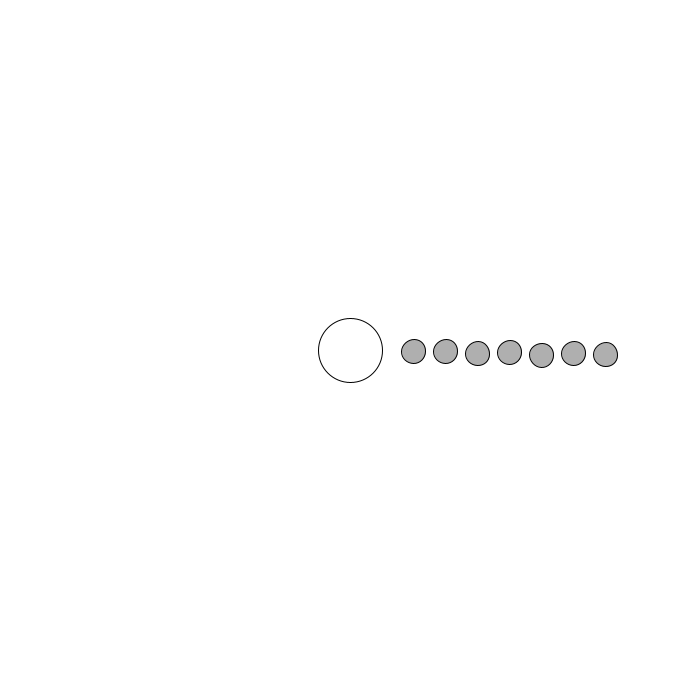
Frame 1 (no input)
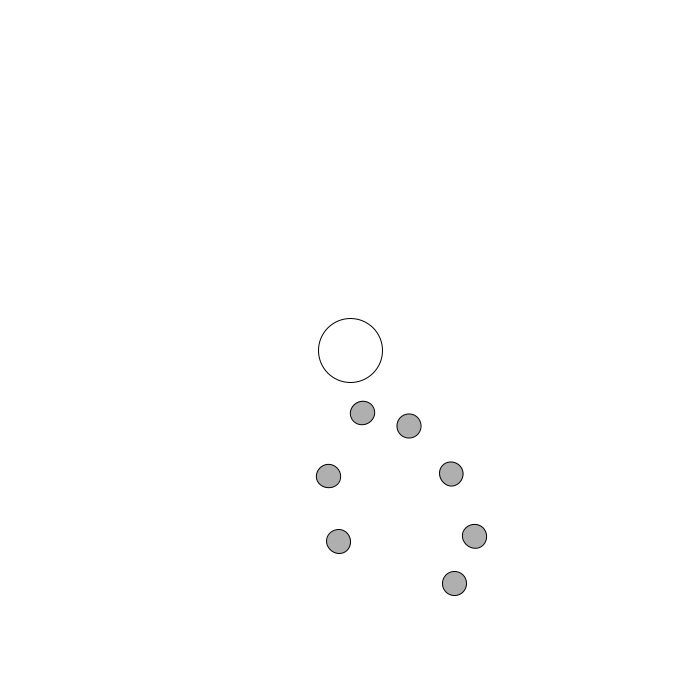
Frame 60 (the mouse pressed at the canvas centre just before this capture)
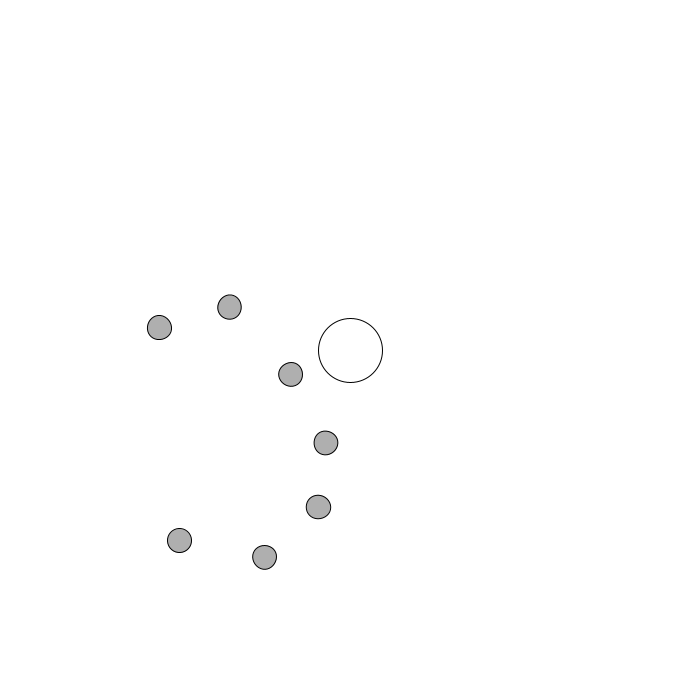
Frame 120 (the mouse held since frame 60 and released just before this capture)

The Processing sketch that drew these frames (run headless with seeded random() and noise(); from frame 60 on, the mouse is pressed at the canvas centre):

// Processing sketch: solar
// ── solar.pde
Planet[] planets = new Planet[7];

void setup() {
    size(700, 700);
    for (int i = 0; i < planets.length; i++) {
        planets[i] = new Planet(64 + i * 32,24);
}
}

void draw() {
    background(255);
    
    pushMatrix();
    translate(width / 2,height / 2);
    stroke(0);
    fill(255);
    ellipse(0,0,64,64);
    
    //Drawing all Planets
    for (int i = 0; i < planets.length; i++) {
        planets[i].update();
        planets[i].display();
}
    popMatrix();
}



// ── planet.pde

class Planet {
    
    float theta;      // Rotation around sun
    float diameter;   // Size of planet
    float distance;   // Distance from sun
    float orbitspeed; // Orbit speed
    
    Planet(float distance_, float diameter_) {
        distance = distance_;
        diameter = diameter_;
        theta = 0;
        orbitspeed = random(0.01, 0.03);
}
    
    void update() {
      
        theta += orbitspeed;
}
    
    void display() {
       
        pushMatrix(); 
        rotate(theta); 
        translate(distance, 0); 
        stroke(0);
        fill(175);
        sphere(diameter/2);
        ellipse(0, 0, diameter, diameter);
        popMatrix();
}
}
